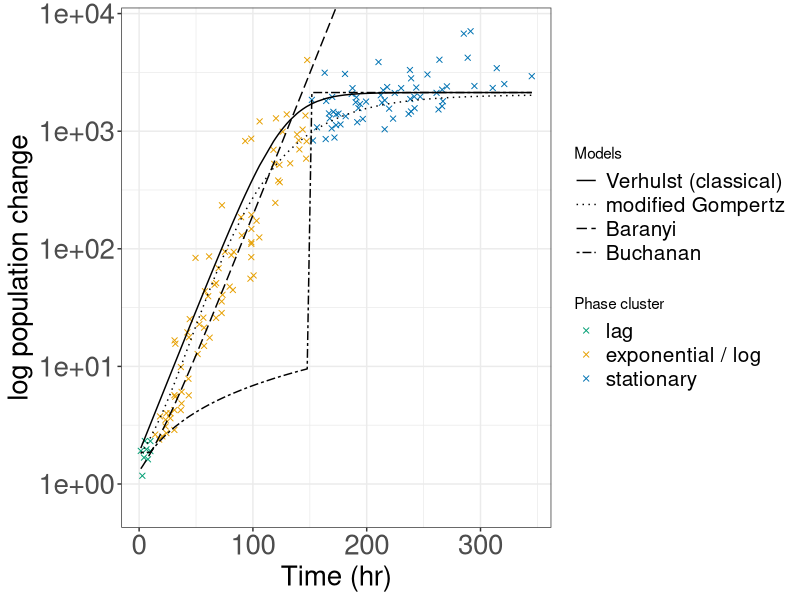

R code for this plot:
#!/bin/env Rscript

# Author: PokMan Ho pok.ho19@imperial.ac.uk
# Script: Logistic_2.R
# Desc: data analysis and results export for `LogisticGrowthMetaData.csv`
# Input: ```Rscript Logistic_2.R```
# Output: result output in `results` subdirectory
# Arguments: 0
# Date: Oct 2019

# setwd("/Volumes/HPM-000/Academic/Masters/ICL_CMEE/00_course/CMEECourseWork_pmH/MiniProject/code/")

## lib
library(ggplot2)
library(reshape2)
library(scales) ## rescale ggplot without eliminate bars

## colouring
cbbPalette <- c("#000000", "#E69F00", "#56B4E9", "#009E73", "#F0E442", "#0072B2", "#D55E00", "#CC79A7", "#e79f00", "#9ad0f3", "#F0E442", "#999999", "#cccccc", "#6633ff", "#00FFCC", "#0066cc")

## raw
a.0<-read.csv("../data/Log_data.csv",header = T)
a.1<-read.table("../data/Log_Metadata.txt", sep = "\t", header = F, stringsAsFactors = F, blank.lines.skip = T)

## variable
r.m<-(max(a.0[which(a.0$cluster==2),2])-min(a.0[which(a.0$cluster==2),2])) / (max(a.0[which(a.0$cluster==2),3])-min(a.0[which(a.0$cluster==2),3]))
r.b<-max(a.0[which(a.0$cluster==2),2])-r.m*max(a.0[which(a.0$cluster==2),3])
r.x<--r.b/r.m

## functions & calculations
func_log0<-function(N0=as.numeric(a.1[19,2]),
                    K=as.numeric(a.1[21,2]),
                    r=r.m, t){
  Nt=N0*K*exp(r*t)/(K+N0*(exp(r*t)-1))
  return(Nt)}
a.0$log0<-func_log0(t=a.0$Time.hr)

func_gom<-function(N0=as.numeric(a.1[19,2]),
                   K=as.numeric(a.1[21,2]),
                   r=r.m, t,
                   ld=r.x){
  A=log(K/N0)
  Nt=10^(A*exp(-exp(r*exp(1)/A*(ld-t)+1))*.47) ## mod: 10^(f(t)*.47)
  return(Nt)}
a.0$gom<-func_gom(t=a.0$Time.hr)

func_bar<-function(N0=as.numeric(a.1[19,2]),
                   K=as.numeric(a.1[21,2]),
                   r=r.m, t,
                   tlag=max(a.0[which(a.0$cluster==1),3])){
  h0=1/(exp(tlag*r)-1)
  At=t+1/r*log((exp(-r*t)+h0)/(1+h0))
  Nt=exp(N0+r*At-log(1+(exp(r*At)-1)/exp(K-N0)))/5 ## mod: exp(f(t))/5
  return(Nt)}
a.0$bar<-func_bar(t=a.0$Time.hr)

func_buc<-function(N0=as.numeric(a.1[19,2]),
                   K=as.numeric(a.1[21,2]),
                   r=r.m, t,
                   tlag=max(a.0[which(a.0$cluster==1),3]),
                   cst=as.numeric(a.0$cluster)){
  a.010=(cst-1)%%2 ## make only log phase valid in growth rate
  a.001=ceiling(cst%%2.5%%1) ## make only final phase valid
  # a.011=floor((cst%%1.5+1)%%2) ## make only non-lag phase valid
  Nt=N0+a.001*(K-N0)+a.010*r*(t-tlag)
  return(Nt)}
a.0$buc<-func_buc(t=a.0$Time.hr)

## melt for plot
a.2<-melt(a.0[,-c(1,2,4,5)],id="Time.hr",variable.name = "model",value.name = "ExpPop")

## graph
pdf("../results/Log_data.pdf", width = 13)
ggplot()+theme_bw()+
  theme(axis.title = element_text(size = 20),
        axis.text = element_text(size = 20),
        legend.text = element_text(size = 15))+
  geom_point(aes(x=a.0$Time.hr, y=abs(a.0$Popn_Change), colour=as.factor(a.0$cluster)),shape=4)+
  geom_line(aes(x=a.2$Time.hr, y=a.2$ExpPop, linetype=a.2$model))+
  scale_colour_manual(name="Phase cluster",values = cbbPalette[c(4,2,6)], labels=c("lag","exponential / log","stationary"))+
  scale_linetype_manual(name="Models", values = c(1,3,5,6), labels=c("Verhulst (classical)","modified Gompertz","Baranyi","Buchanan"))+
  scale_y_continuous(labels = scientific,trans = "log10",limits = c(min(abs(a.0$Popn_Change)-.5),max(abs(a.0$Popn_Change))+.5),oob = rescale_none)+ ## <https://stackoverflow.com/questions/10365167/geom-bar-bars-not-displaying-when-specifying-ylim>
  xlab("Time (hr)")+ylab("log population change")
dev.off()

